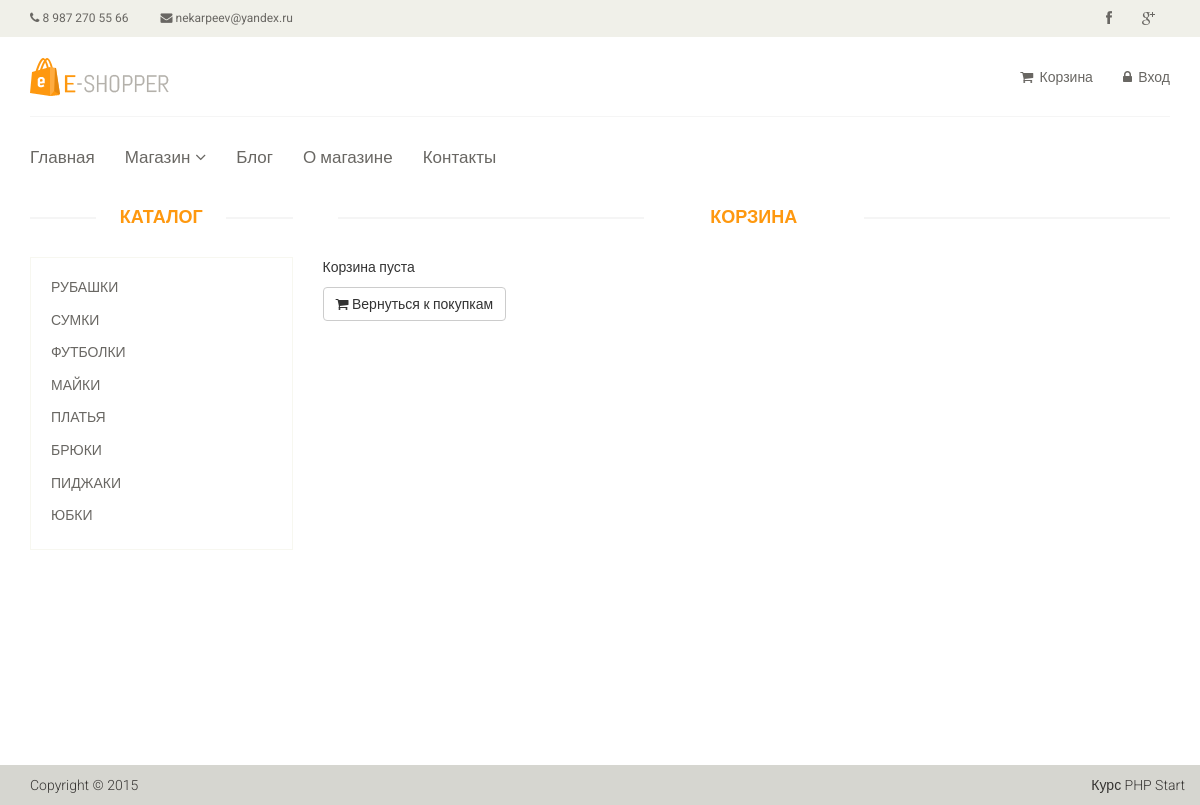
The page /cart on the database its author committed.
### tables this page shows
CREATE TABLE `article_category` (
  `id` int(11) NOT NULL,
  `name` varchar(255) DEFAULT NULL,
  `sort_order` int(11) NOT NULL,
  `status` int(11) NOT NULL
);

### config/routes.php (called while the page is built)
<?php
return array(
    'product/([0-9]+)'                => '/product/view/$1',
    'product'                         => '/product/list',
    'catalog'                         => '/catalog/view',
    'catalog/page-([0-9]+)'           => '/catalog/view/$1',
    'category/([0-9]+)'               => '/catalog/category/$1',
    'category/([0-9]+)/page-([0-9]+)' => '/catalog/category/$1/$2',
    'user/register'                   => '/user/register',
    'user/login'                      => '/user/login',
    'user/logout'                     => '/user/logout',
    'cart'                            => '/cart/index',
    'cart/add/([0-9]+)'               => '/cart/add/$1',
    'cart/delete/([0-9]+)'            => '/cart/delete/$1',
    'cart/deleteAll/([0-9]+)'         => '/cart/deleteAll/$1',
    'cart/checkout'                   => '/cart/checkout',
    'cabinet'                         => '/cabinet/index',
    'cabinet/edit'                    => '/cabinet/edit',
    'admin/product/create'            => '/adminProduct/create',
    'admin/product/update/([0-9]+)'   => '/adminProduct/update/$1',
    'admin/product/delete/([0-9]+)'   => '/adminProduct/delete/$1',
    'admin/product'                   => '/adminProduct/index',
    'admin/category/create'           => '/adminCategory/create',
    'admin/category/update/([0-9]+)'  => '/adminCategory/update/$1',
    'admin/category/delete/([0-9]+)'  => '/adminCategory/delete/$1',
    'admin/category'                  => '/adminCategory/index',
    'admin/order/update/([0-9]+)'     => '/adminOrder/update/$1',
    'admin/order/delete/([0-9]+)'     => '/adminOrder/delete/$1',
    'admin/order/view/([0-9]+)'       => '/adminOrder/view/$1',
    'admin/order'                     => '/adminOrder/index',
    'admin'                           => '/admin/index',
    ''                                => '/site/index'
);
?>

### controllers/cartController.php (called while the page is built, shortened)
<?php
class CartController
{
    public function actionIndex()
    {
        $categoryList = Category::getCategory();
        require_once(ROOT . '/view/cart/index.php');
        return true;
    }
}

### index.php (called while the page is built, shortened)
<?php
    $rout1 = new Router;
    $rout1->run();

### models/Category.php (called while the page is built, shortened)
<?php
class Category
{
    public static function getCategory()
    {
        $db = Db::getConnection();
        $result = $db->query('SELECT id, name, sort_order FROM `article_category` WHERE status = 1 ORDER BY sort_order ASC');
        while ($row = $result->fetch()) {
            static $i = 0;
            $categoryList[$i]['id'] = $row['id'];
            $categoryList[$i]['name'] = $row['name'];
            $categoryList[$i]['sort_order'] = $row['sort_order'];
        }
        return $categoryList;
    }
}

### view/catalog/category.php (the view)
<div class="col-sm-3">
                <div class="left-sidebar">
                    <h2>Каталог</h2>
                    <div class="panel-group category-products">
                        <?php foreach ($categoryList as $categoryItem):?>
                                  <div class="panel panel-default">
                                    <div class="panel-heading">
                                        <h4 class="panel-title"><a href="/category/<?php echo $categoryItem['id'];?>"
                                           >
                                         <?php echo $categoryItem['name'];?>
                                            </a></h4>
                                    </div>
                                </div>
                                <?php endforeach;?>
                    </div>
                </div>
            </div>

### components/Router.php (shortened to what this page needs)
<?php
	class Router {
		private $routes;
		public function __construct() {
			$path = ROOT . '/config/routes.php';
			$this->routes = include($path);
                }
                       private function getURL() {
                    if (!empty($_SERVER['REQUEST_URI'])) {
                        return trim($_SERVER['REQUEST_URI'], '/');
                    }
                  }
		public function run() {
                    $uri = $this->getURL();
                    foreach ($this->routes as $uriPattern => $path) {
                     if (preg_match("~^$uriPattern$~", $uri)) {
                        $internalRoute = preg_replace("~$uriPattern~", $path, $uri);
                        $segment = explode('/', $internalRoute);
                        array_shift($segment);
                        $controllerName = ucfirst(array_shift($segment)).'Controller';
                        $actionName = 'action' . ucfirst(array_shift($segment));
                        $parameters = $segment;
                        $controllerObject = new $controllerName;
                        $result = call_user_func_array(array($controllerObject, $actionName), $parameters);
                        if($result != null) {
                            break;
                        }
                        else {
                            print_r('$result == 0');
                        }
                    }
	}
     }
 }

### template/css/main.css (style rules this page uses)
body { font-family: 'Roboto', sans-serif; background:; position: relative; font-weight:400px; }
a { -webkit-transition: 300ms; -moz-transition: 300ms; -o-transition: 300ms; transition: 300ms; }
h1, h2, h3, h4, h5, h6 { font-family: 'Roboto', sans-serif; }
.category-products { border: 1px solid #F7F7F0; margin-bottom: 35px; padding-bottom: 20px; padding-top: 15px; }
.left-sidebar h2, .brands_products h2 { color: #FE980F; font-family: 'Roboto', sans-serif; font-size: 18px; font-weight: 700; margin: 0 auto 30px; text-align: center; text-transform: uppercase; position: relative; z-index:3; }
.left-sidebar h2:after, h2.title:after { content: " "; position: absolute; border: 1px solid #f5f5f5; bottom:8px; left: 0; width: 100%; height: 0; z-index: -2; }
.left-sidebar h2:before { content: " "; position: absolute; background: #fff; bottom: -6px; width: 130px; height: 30px; z-index: -1; left: 50%; margin-left: -65px; }
.category-products .panel { background-color: #FFFFFF; border: 0px; border-radius: 0px; box-shadow:none; margin-bottom: 0px; }
.category-products .panel-default .panel-heading { background-color: #FFFFFF; border: 0 none; color: #FFFFFF; padding: 5px 20px; }
.category-products .panel-default .panel-heading .panel-title a { color: #696763; font-family: 'Roboto', sans-serif; font-size: 14px; text-decoration: none; text-transform: uppercase; }

### rows shown on the page
article_category: name "РУБАШКИ"
article_category: name "СУМКИ"
article_category: name "ФУТБОЛКИ"
article_category: name "МАЙКИ"
article_category: name "ПЛАТЬЯ"
article_category: name "БРЮКИ"
article_category: name "ПИДЖАКИ"
article_category: name "ЮБКИ"
